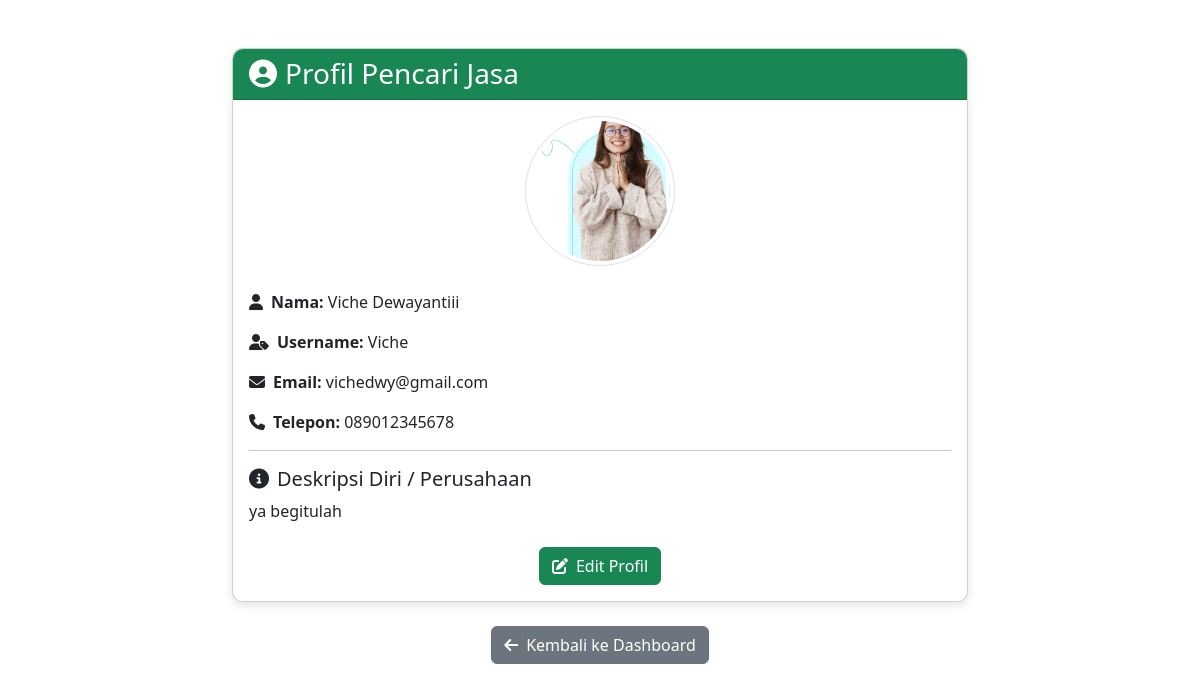
Screenshot of /profil_poster.php (signed in) with the database file from the repository.
### tables this page shows
CREATE TABLE `users` (
  `user_id` bigint(20) UNSIGNED NOT NULL,
  `username` varchar(50) NOT NULL,
  `email` varchar(100) NOT NULL,
  `password_hash` varchar(255) NOT NULL,
  `full_name` varchar(100) NOT NULL,
  `phone_number` varchar(20) DEFAULT NULL,
  `profile_picture` varchar(255) DEFAULT NULL,
  `bio` text DEFAULT NULL,
  `is_seller` tinyint(1) DEFAULT 0,
  `rating` decimal(3,2) DEFAULT 0.00,
  `balance` decimal(12,2) DEFAULT 0.00,
  `created_at` timestamp NOT NULL DEFAULT current_timestamp(),
  `updated_at` timestamp NOT NULL DEFAULT current_timestamp()
);

### profil_poster.php (the view, shortened to what this page needs)
<?php
include('connection_db.php');
$user_id = $_SESSION['user_id'];
$sql = "SELECT * FROM users WHERE user_id = ?";
$stmt = $conn->prepare($sql);
$stmt->bind_param("i", $user_id);
$stmt->execute();
$result = $stmt->get_result();
$user = $result->fetch_assoc();
$username = $user['username'];
$full_name = $user['full_name'];
$email = $user['email'];
$phone_number = $user['phone_number'];
$profile_picture = $user['profile_picture'];
$bio = $user['bio'];
?>
<!DOCTYPE html>
<html lang="id">
<head>
  <link href="https://cdn.jsdelivr.net/npm/bootstrap@5.3.2/dist/css/bootstrap.min.css" rel="stylesheet">
  <link rel="stylesheet" href="https://cdnjs.cloudflare.com/ajax/libs/font-awesome/6.5.0/css/all.min.css">
</head>
<body>
  <div class="container py-5">
    <div class="row justify-content-center">
      <div class="col-md-8">
        <div class="card">
          <div class="card-header">
            <h3 class="mb-0"><i class="fas fa-user-circle me-2"></i>Profil Pencari Jasa</h3>
          </div>
          <div class="card-body">
            <div class="text-center mb-4">
              <img src="<?= htmlspecialchars($profile_picture ?: 'assets/img/default-avatar.png') ?>"
                   alt="Foto Profil" class="rounded-circle img-thumbnail" style="width: 150px; height: 150px; object-fit: cover;">
            </div>
            <div class="mb-3"><strong><i class="fas fa-user me-2"></i>Nama:</strong> <?= htmlspecialchars($full_name) ?></div>
            <div class="mb-3"><strong><i class="fas fa-user-tag me-2"></i>Username:</strong> <?= htmlspecialchars($username) ?></div>
            <div class="mb-3"><strong><i class="fas fa-envelope me-2"></i>Email:</strong> <?= htmlspecialchars($email) ?></div>
            <div class="mb-3"><strong><i class="fas fa-phone me-2"></i>Telepon:</strong> <?= htmlspecialchars($phone_number) ?></div>
            <hr>
            <h5><i class="fas fa-info-circle me-2"></i>Deskripsi Diri / Perusahaan</h5>
            <p><?= nl2br(htmlspecialchars($bio)) ?></p>
            <div class="text-center mt-4">
              <a href="edit_profile_poster.php" class="btn btn-success">
                <i class="fas fa-edit me-2"></i>Edit Profil
              </a>
            </div>
          </div>
        </div>
        <div class="text-center mt-4">
          <a href="index_poster.php" class="btn btn-secondary">
            <i class="fas fa-arrow-left me-2"></i>Kembali ke Dashboard
          </a>
        </div>
      </div>
    </div>
  </div>
</body>
</html>

### profil_poster.php (style rules this page uses)
.card { box-shadow: 0 4px 8px rgba(0,0,0,0.1); border-radius: 10px; }
.card-header { background-color: #198754; color: white; font-weight: bold; border-radius: 10px 10px 0 0 !important; }

### rows the page displays
users: profile_picture (picture), full_name "Viche Dewayantiii", username "Viche", email "vichedwy@gmail.com", phone_number "089012345678", bio "ya begitulah"
